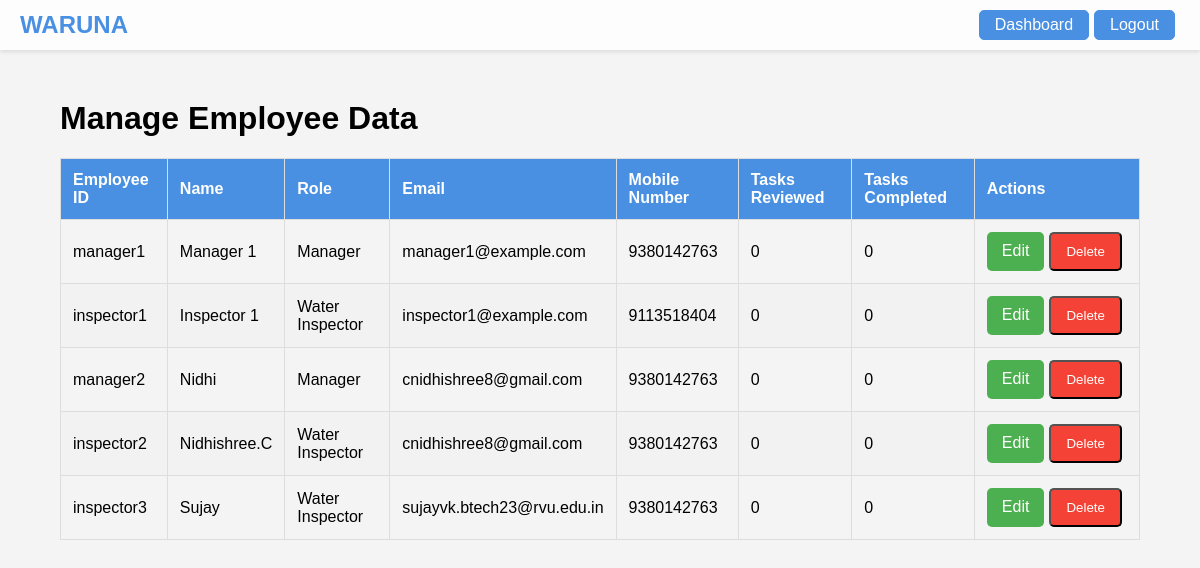
The app's page /manage_employees, older data.
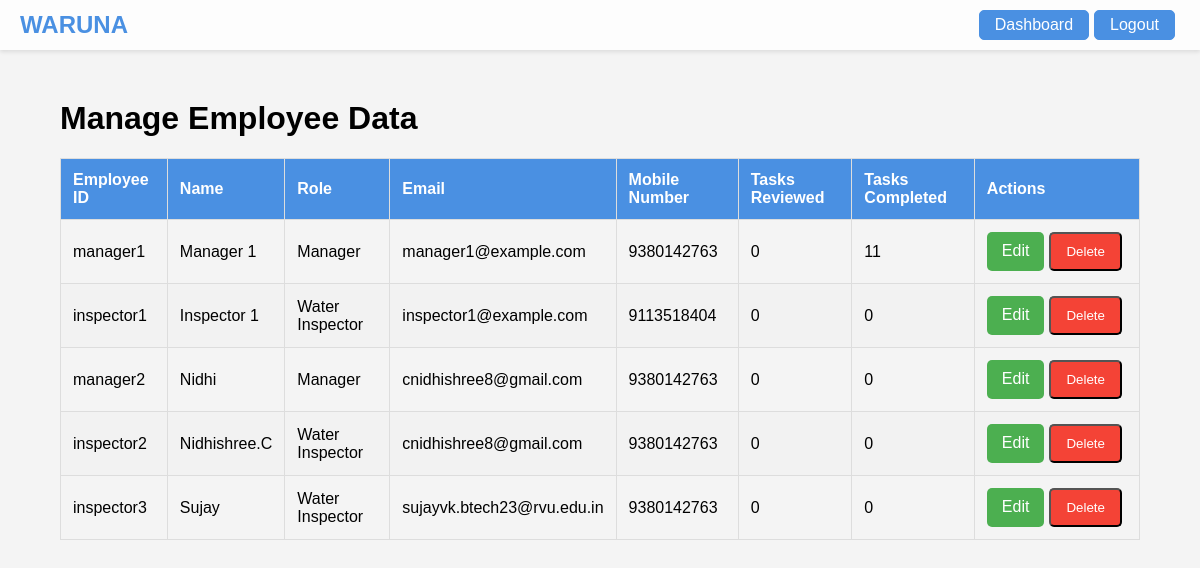
The same page, newer data.
### tables this page shows
CREATE TABLE employees
                 (employee_id TEXT PRIMARY KEY, name TEXT, password TEXT, role TEXT,
                 email TEXT, mobile_no TEXT, tasks_reviewed INTEGER DEFAULT 0,
                 tasks_completed INTEGER DEFAULT 0);

### app.py (the view)
@app.route('/manage_employees')
def manage_employees():
    conn = get_db_connection()
    c = conn.cursor()
    c.execute("SELECT employee_id, name, role, email, mobile_no, tasks_reviewed, tasks_completed FROM employees")
    employees = c.fetchall()
    conn.close()
    return render_template('manage_employees.html', employees=employees)

### app.py (called while the page is built)
def get_db_connection():
    conn = sqlite3.connect('waruna.db')
    conn.row_factory = sqlite3.Row
    return conn

### templates/manage_employees.html (shortened to what this page needs)
<!DOCTYPE html>
<html lang="en">
<head>
</head>
<body>
    <nav class="navbar">
        <a class="navbar-brand" href="#">WARUNA</a>
        <div class="boxes">
            <div class="login-box"><a class="nav-link" href="/dashboard">Dashboard</a></div>
            <div class="login-box"><a class="nav-link" href="/logout">Logout</a></div>
        </div>
    </nav>
    <div class="container">
        <h1>Manage Employee Data</h1>
        <table>
            <thead>
                <tr>
                    <th>Employee ID</th>
                    <th>Name</th>
                    <th>Role</th>
                    <th>Email</th>
                    <th>Mobile Number</th>
                    <th>Tasks Reviewed</th>
                    <th>Tasks Completed</th>
                    <th>Actions</th>
                </tr>
            </thead>
            <tbody>
                {% for employee in employees %}
                <tr>
                    <td>{{ employee[0] }}</td>
                    <td>{{ employee[1] }}</td>
                    <td>{{ employee[2] }}</td>
                    <td>{{ employee[3] }}</td>
                    <td>{{ employee[4] }}</td>
                    <td>{{ employee[5] }}</td>
                    <td>{{ employee[6] }}</td>
                    <td>
                        <div class="boxes">
                        <a class="btn btn-edit" href="{{ url_for('edit_employee_page', employee_id=employee[0]) }}">Edit</a>
                        <form action="{{ url_for('delete_employee', employee_id=employee.employee_id) }}" method="post" style="display:inline;">
                            <button type="submit" class="btn btn-delete">Delete</button>
                        </form>
                    </div>
                    </td>
                </tr>
                {% endfor %}
            </tbody>
        </table>
    </div>
</body>
</html>

Row changes from the older to the newer data that the page shows:
changed employees "manager1": tasks_completed "0" → "11"
